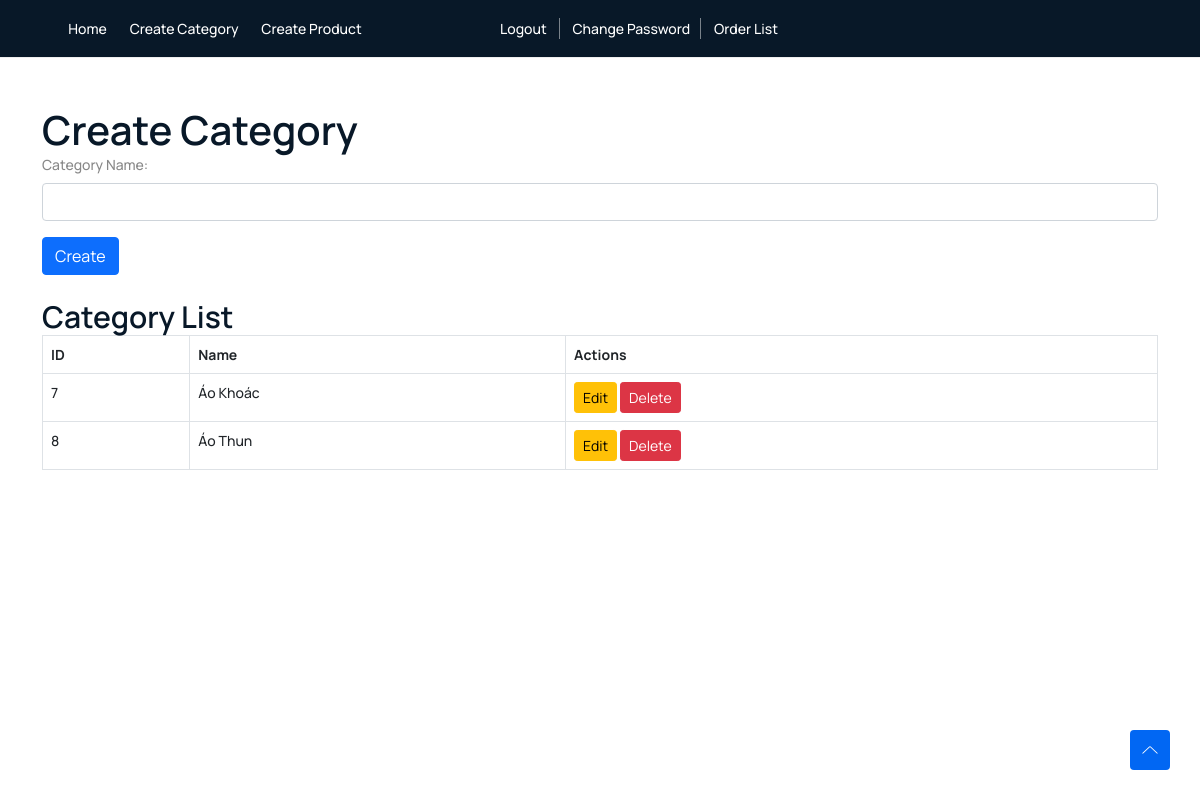
Page /create-category/ (signed in) on the committed database.
### category/models.py (models this page shows, shortened)
class Category(models.Model):
    name = models.CharField(max_length=255, unique=True)
    class Meta:
        db_table = 'category'

### views/views.py (the view, shortened to what this page needs)
# urls.py: path('create-category/', create_category_view, name='create_category'),
@user_passes_test(is_admin)
def create_category_view(request, id=None):
    categories = Category.objects.all()
    editing_mode = False
    category_to_edit = None
    return render(request, 'admin/add-category.html', {
        'categories': categories,
        'editing_mode': editing_mode,
        'category_to_edit': category_to_edit
    })

### views/views.py (called while the page is built)
def is_admin(user):
    return user.is_authenticated and user.role == 'Admin'

### views/templates/admin/add-category.html (shortened to what this page needs)
{% load static %}
<!DOCTYPE html>
<html class="no-js" lang="zxx">
<head>
    <link rel="stylesheet" href="{% static 'assets/css/bootstrap.min.css' %}" />
    <link rel="stylesheet" href="{% static 'assets/css/LineIcons.3.0.css' %}" />
    <link rel="stylesheet" href="{% static 'assets/css/tiny-slider.css' %}" />
    <link rel="stylesheet" href="{% static 'assets/css/glightbox.min.css' %}" />
    <link rel="stylesheet" href="{% static 'assets/css/main.css' %}" />
    <link rel="stylesheet" href="{% static 'assets/css/style.css' %}" />
</head>
<body>
    <header class="header navbar-area">
        <div class="topbar">
            <div class="container">
                <div class="row align-items-center">
                    <div class="col-lg-4 col-md-4 col-12">
                        <div class="top-middle">
                            <ul class="useful-links">
                                <li><a href="{% url 'index' %}">Home</a></li>
                                    <li><a href="{% url 'create_category' %}">Create Category</a></li>
                                    <li><a href="{% url 'create_product' %}">Create Product</a></li>
                            </ul>
                        </div>
                    </div>
                    <div class="col-lg-4 col-md-4 col-12">
                        <div class="top-end">
                            <ul class="user-login">
                                {% if user.is_authenticated %}
                                    <li>
                                        <a href="{% url 'logout' %}">Logout</a>
                                    </li>
                                    <li>
                                        <a href="{% url 'changepassword' %}">Change Password</a>
                                    </li>
                                    <li>
                                        <a href="{% url 'order-list' %}">Order List</a>
                                    </li>
                                {% endif %}
                            </ul>
                        </div>
                    </div>
                </div>
            </div>
        </div>
    </header>
    {% block content %}
    <div class="container mt-5">
        <h2>{% if editing_mode %}Edit Category{% else %}Create Category{% endif %}</h2>
        <form method="POST" class="mb-4"
              action="{% if editing_mode %}{% url 'edit_category' category_to_edit.id %}{% else %}{% url 'create_category' %}{% endif %}">
            <div class="mb-3">
                <label for="name" class="form-label">Category Name:</label>
                <input type="text" name="name" id="name" class="form-control"
                       value="{% if editing_mode %}{{ category_to_edit.name }}{% endif %}" required>
            </div>
            <button type="submit" class="btn btn-{% if editing_mode %}success{% else %}primary{% endif %}">
                {% if editing_mode %}Update{% else %}Create{% endif %}
            </button>
        </form>
        <h3>Category List</h3>
        <table class="table table-bordered table-hover">
            <thead>
                <tr><th>ID</th><th>Name</th><th>Actions</th></tr>
            </thead>
            <tbody>
                {% for category in categories %}
                <tr>
                    <td>{{ category.id }}</td>
                    <td>{{ category.name }}</td>
                    <td>
                        <a href="{% url 'edit_category' category.id %}" class="btn btn-sm btn-warning">Edit</a>
                        <a href="{% url 'delete_category' category.id %}" class="btn btn-sm btn-danger"
                           onclick="return confirm('Are you sure?')">Delete</a>
                    </td>
                </tr>
                {% empty %}
                <tr><td colspan="3">No categories found.</td></tr>
                {% endfor %}
            </tbody>
        </table>
    </div>
    {% endblock %}
    <a href="#" class="scroll-top">
        <i class="lni lni-chevron-up"></i>
    </a>
</body>
</html>

### rows in the picture
Category: id "7", name "Áo Khoác"
Category: id "8", name "Áo Thun"
